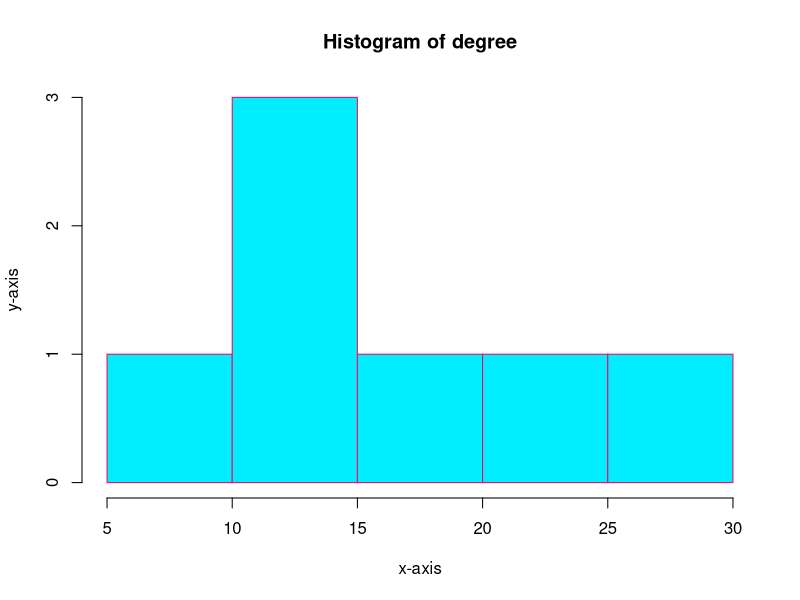

Reproduce this figure in R.
# histograms

# create histograms
degree <- c(15, 17, 9, 11, 14, 30, 25)
hist(degree, xlab='x-axis', ylab='y-axis', col='#00eeff', border= '#ff0066')